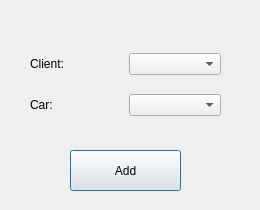
<?xml version="1.0" encoding="UTF-8"?>
<ui version="4.0">
 <class>DialogAddBuy</class>
 <widget class="QDialog" name="DialogAddBuy">
  <property name="geometry">
   <rect>
    <x>0</x>
    <y>0</y>
    <width>260</width>
    <height>210</height>
   </rect>
  </property>
  <property name="windowTitle">
   <string>Add</string>
  </property>
  <widget class="QPushButton" name="pushButton_add">
   <property name="geometry">
    <rect>
     <x>70</x>
     <y>150</y>
     <width>111</width>
     <height>41</height>
    </rect>
   </property>
   <property name="text">
    <string>Add</string>
   </property>
  </widget>
  <widget class="QWidget" name="">
   <property name="geometry">
    <rect>
     <x>30</x>
     <y>40</y>
     <width>191</width>
     <height>91</height>
    </rect>
   </property>
   <layout class="QGridLayout" name="gridLayout">
    <item row="0" column="0">
     <widget class="QLabel" name="label">
      <property name="text">
       <string>Client:</string>
      </property>
     </widget>
    </item>
    <item row="0" column="1">
     <widget class="QComboBox" name="comboBox_client"/>
    </item>
    <item row="1" column="0">
     <widget class="QLabel" name="label_2">
      <property name="text">
       <string>Car:</string>
      </property>
     </widget>
    </item>
    <item row="1" column="1">
     <widget class="QComboBox" name="comboBox_car"/>
    </item>
   </layout>
  </widget>
 </widget>
 <resources/>
 <connections/>
</ui>
